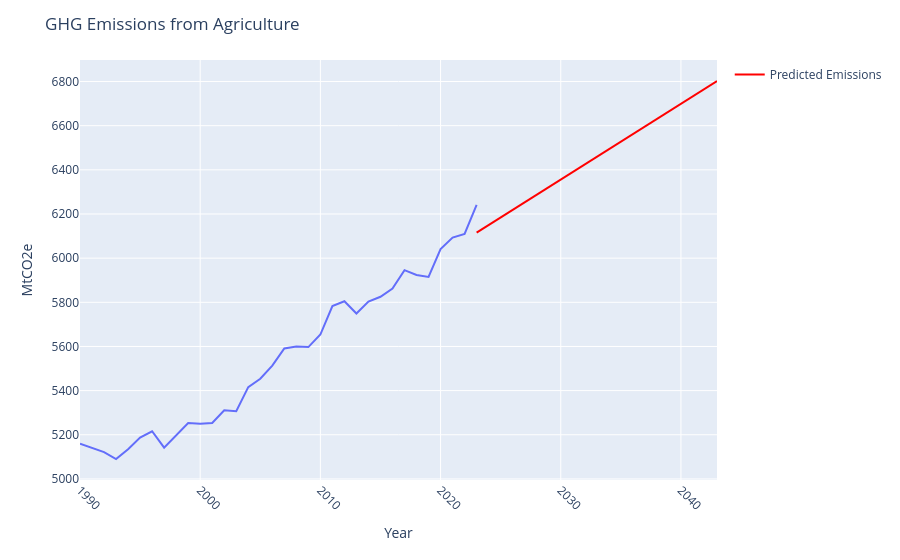

Source (notebook cell):
### Code cell
# plot data with predictions 

fig.add_scatter(
        x=df_predict['Year'], 
        y=df_predict['Agriculture'], 
        mode='lines', 
        line=dict(color='red'),
        name='Predicted Emissions'
)
fig.show()

### Figure 1 — Plotly figure (JSON) as saved in the notebook; plotly's stock layout.template omitted (floating-point values rounded to 4 significant figures)
{"data": [{"hovertemplate": "Year=%{x}<br>Agriculture=%{y}<extra></extra>", "legendgroup": "", "line": {"color": "#636efa", "dash": "solid"}, "marker": {"symbol": "circle"}, "mode": "lines", "name": "", "orientation": "v", "showlegend": false, "type": "scatter", "x": [1990, 1991, 1992, 1993, 1994, 1995, 1996, 1997, 1998, 1999, 2000, 2001, 2002, 2003, 2004, 2005, 2006, 2007, 2008, 2009, 2010, 2011, 2012, 2013, 2014, 2015, 2016, 2017, 2018, 2019, 2020, 2021, 2022, 2023], "xaxis": "x", "y": [5159.0, 5140.0, 5122.0, 5090.0, 5135.0, 5187.0, 5216.0, 5142.0, 5196.0, 5253.0, 5250.0, 5253.0, 5311.0, 5307.0, 5416.0, 5454.0, 5513.0, 5591.0, 5600.0, 5597.0, 5654.0, 5783.0, 5805.0, 5749.0, 5803.0, 5825.0, 5862.0, 5945.0, 5924.0, 5915.0, 6041.0, 6093.0, 6110.0, 6241.0], "yaxis": "y"}, {"line": {"color": "red"}, "mode": "lines", "name": "Predicted Emissions", "type": "scatter", "x": [2023, 2024, 2025, 2026, 2027, 2028, 2029, 2030, 2031, 2032, 2033, 2034, 2035, 2036, 2037, 2038, 2039, 2040, 2041, 2042, 2043], "y": [6116.0, 6150.0, 6185.0, 6219.0, 6253.0, 6287.0, 6322.0, 6356.0, 6390.0, 6425.0, 6459.0, 6493.0, 6528.0, 6562.0, 6596.0, 6631.0, 6665.0, 6699.0, 6734.0, 6768.0, 6802.0]}], "layout": {"legend": {"tracegroupgap": 0}, "margin": {"t": 60}, "title": {"text": "GHG Emissions from Agriculture"}, "xaxis": {"anchor": "y", "domain": [0, 1], "tickangle": 45, "title": {"text": "Year"}}, "yaxis": {"anchor": "x", "domain": [0, 1], "title": {"text": "MtCO2e"}}}}
